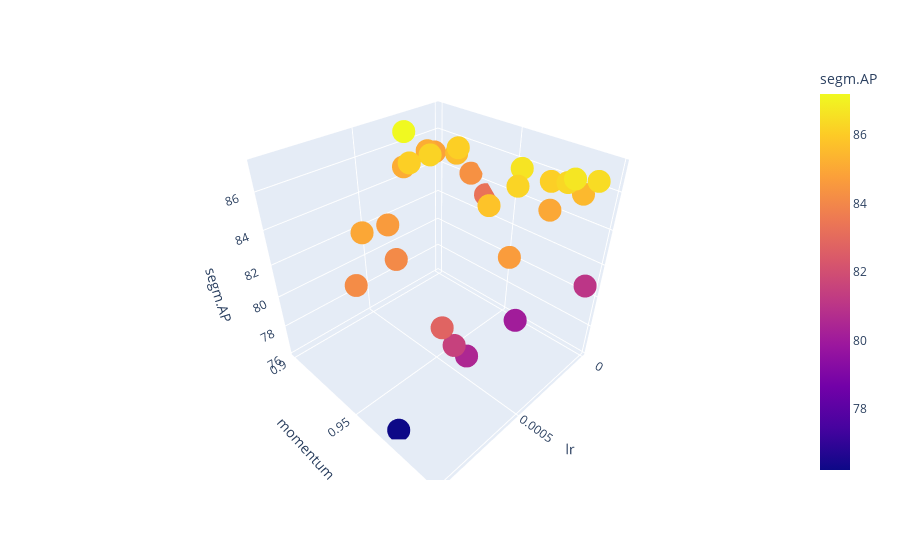

Source (notebook cell):
### Code cell
import plotly.express as px

fig = px.scatter_3d(df, x='lr', y='momentum', z='segm.AP',
              color='segm.AP')
fig.show()

### Figure 1 — Plotly figure (JSON) as saved in the notebook; plotly's stock layout.template omitted (floating-point values rounded to 4 significant figures)
{"data": [{"hovertemplate": "lr=%{x}<br>momentum=%{y}<br>segm.AP=%{marker.color}<extra></extra>", "legendgroup": "", "marker": {"color": [85.49, 86.44, 86.11, 85.6, 86.71, 83.3, 84.3, 84.85, 85.17, 81.07, 86.22, 82.79, 85.79, 84.62, 85.02, 84.14, 86.32, 84.68, 86.1, 80.51, 86.64, 81.49, 85.0, 76.22, 84.1, 80.06, 87.2, 86.1, 86.25, 85.13], "coloraxis": "coloraxis", "symbol": "circle"}, "mode": "markers", "name": "", "scene": "scene", "showlegend": false, "type": "scatter3d", "x": [1.969e-05, 3.34e-05, 0.0001157, 8.919e-05, 0.0001247, 1.031e-05, 2.006e-05, 3.933e-05, 0.0001012, 6.605e-05, 0.0002802, 0.0008083, 0.0004012, 0.0006565, 0.0001609, 0.0009555, 0.0001069, 0.0005047, 0.0003868, 0.0006983, 0.0001778, 0.0007557, 0.0007961, 0.0009246, 0.0007497, 0.0003707, 0.0003216, 0.0001091, 0.00026, 0.0003066], "y": [0.9869, 0.9934, 0.9243, 0.9208, 0.9881, 0.9336, 0.9242, 0.9001, 0.9015, 0.9982, 0.9228, 0.9848, 0.9687, 0.938, 0.9809, 0.9569, 0.984, 0.9884, 0.9209, 0.987, 0.9663, 0.9858, 0.9401, 0.9712, 0.954, 0.9847, 0.9102, 0.9764, 0.9711, 0.9072], "z": [85.49, 86.44, 86.11, 85.6, 86.71, 83.3, 84.3, 84.85, 85.17, 81.07, 86.22, 82.79, 85.79, 84.62, 85.02, 84.14, 86.32, 84.68, 86.1, 80.51, 86.64, 81.49, 85.0, 76.22, 84.1, 80.06, 87.2, 86.1, 86.25, 85.13]}], "layout": {"coloraxis": {"colorbar": {"title": {"text": "segm.AP"}}, "colorscale": [[0, "#0d0887"], [0.1111, "#46039f"], [0.2222, "#7201a8"], [0.3333, "#9c179e"], [0.4444, "#bd3786"], [0.5556, "#d8576b"], [0.6667, "#ed7953"], [0.7778, "#fb9f3a"], [0.8889, "#fdca26"], [1, "#f0f921"]]}, "legend": {"tracegroupgap": 0}, "margin": {"t": 60}, "scene": {"domain": {"x": [0, 1], "y": [0, 1]}, "xaxis": {"title": {"text": "lr"}}, "yaxis": {"title": {"text": "momentum"}}, "zaxis": {"title": {"text": "segm.AP"}}}}}
